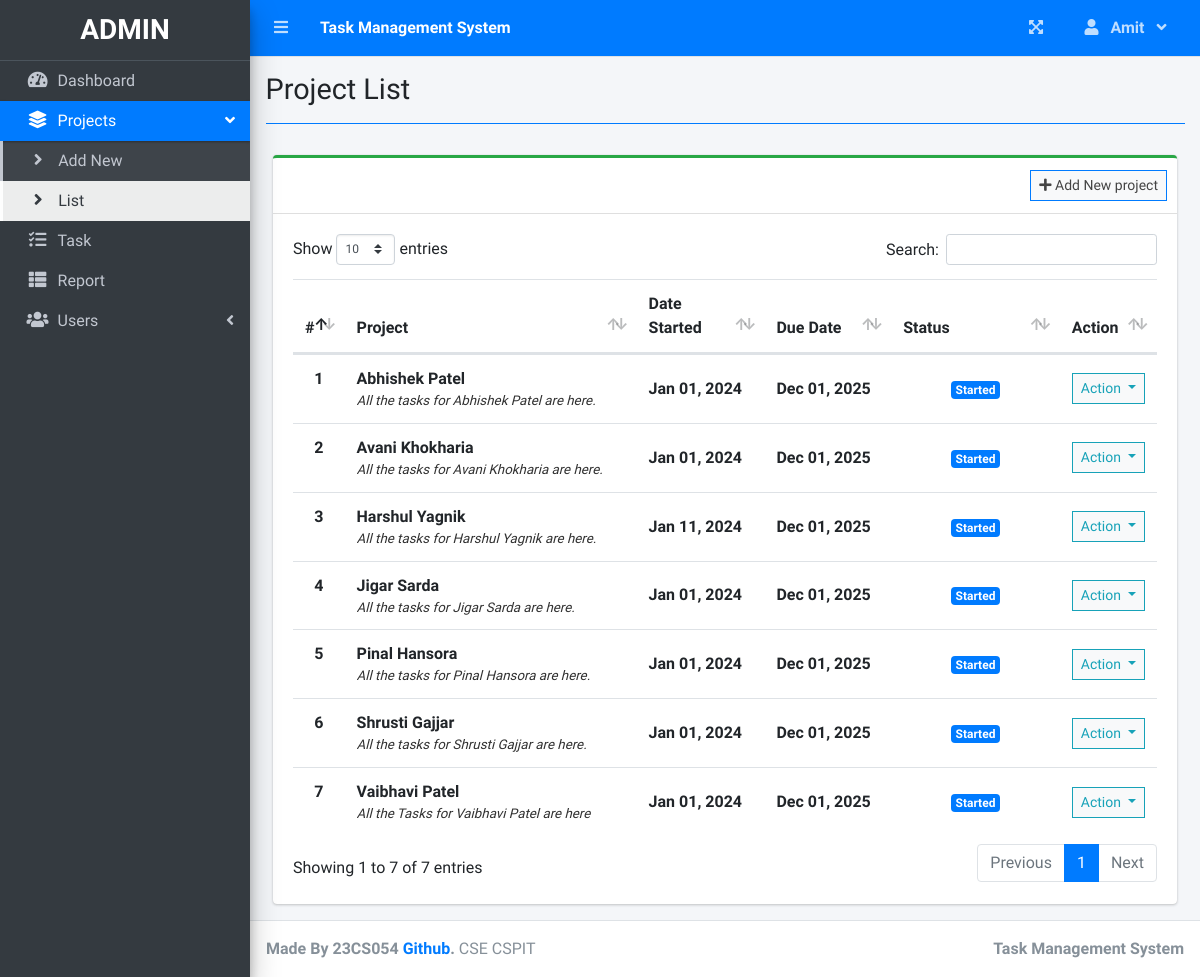
The app's page /index.php?page=project_list (signed in) with its own data.
### tables this page shows
CREATE TABLE `project_list` (
  `id` int(30) NOT NULL,
  `name` varchar(200) NOT NULL,
  `description` text NOT NULL,
  `status` tinyint(2) NOT NULL,
  `start_date` date NOT NULL,
  `end_date` date NOT NULL,
  `manager_id` int(30) NOT NULL,
  `user_ids` text NOT NULL,
  `date_created` datetime NOT NULL DEFAULT current_timestamp()
);

### project_list.php (the view, shortened to what this page needs)
<?php include'db_connect.php' ?>
<div class="col-lg-12">
	<div class="card card-outline card-success">
		<div class="card-header">
            <?php if($_SESSION['login_type'] != 3): ?>
			<div class="card-tools">
				<a class="btn btn-block btn-sm btn-default btn-flat border-primary" href="./index.php?page=new_project"><i class="fa fa-plus"></i> Add New project</a>
			</div>
            <?php endif; ?>
		</div>
		<div class="card-body">
			<table class="table tabe-hover table-condensed" id="list">
				<colgroup>
					<col width="5%">
					<col width="35%">
					<col width="15%">
					<col width="15%">
					<col width="20%">
					<col width="10%">
				</colgroup>
				<thead>
					<tr>
						<th class="text-center">#</th>
						<th>Project</th>
						<th>Date Started</th>
						<th>Due Date</th>
						<th>Status</th>
						<th>Action</th>
					</tr>
				</thead>
				<tbody>
					<?php
					$i = 1;
					$stat = array("Pending","Started","On-Progress","On-Hold","Over Due","Done");
					$where = "";
					$qry = $conn->query("SELECT * FROM project_list $where order by name asc");
					while($row= $qry->fetch_assoc()):
						$trans = get_html_translation_table(HTML_ENTITIES,ENT_QUOTES);
						unset($trans["\""], $trans["<"], $trans[">"], $trans["<h2"]);
						$desc = strtr(html_entity_decode($row['description']),$trans);
						$desc=str_replace(array("<li>","</li>"), array("",", "), $desc);
		                $cprog = $conn->query("SELECT * FROM task_list where project_id = {$row['id']} and status = 3")->num_rows;
		                $prod = $conn->query("SELECT * FROM user_productivity where project_id = {$row['id']}")->num_rows;
						if($row['status'] == 0 && strtotime(date('Y-m-d')) >= strtotime($row['start_date'])):
						if($prod  > 0  || $cprog > 0)
		                  $row['status'] = 2;
		                else
		                  $row['status'] = 1;
						elseif($row['status'] == 0 && strtotime(date('Y-m-d')) > strtotime($row['end_date'])):
						$row['status'] = 4;
						endif;
					?>
					<tr>
						<th class="text-center"><?php echo $i++ ?></th>
						<td>
							<p><b><?php echo ucwords($row['name']) ?></b></p>
							<p class="truncate"><?php echo strip_tags($desc) ?></p>
						</td>
						<td><b><?php echo date("M d, Y",strtotime($row['start_date'])) ?></b></td>
						<td><b><?php echo date("M d, Y",strtotime($row['end_date'])) ?></b></td>
						<td class="text-center">
							<?php
							  if($stat[$row['status']] =='Pending'){
							  	echo "<span class='badge badge-secondary'>{$stat[$row['status']]}</span>";
							  }elseif($stat[$row['status']] =='Started'){
							  	echo "<span class='badge badge-primary'>{$stat[$row['status']]}</span>";
							  }elseif($stat[$row['status']] =='On-Progress'){
							  	echo "<span class='badge badge-info'>{$stat[$row['status']]}</span>";
							  }elseif($stat[$row['status']] =='On-Hold'){
							  	echo "<span class='badge badge-warning'>{$stat[$row['status']]}</span>";
							  }elseif($stat[$row['status']] =='Over Due'){
							  	echo "<span class='badge badge-danger'>{$stat[$row['status']]}</span>";
							  }elseif($stat[$row['status']] =='Done'){
							  	echo "<span class='badge badge-success'>{$stat[$row['status']]}</span>";
							  }
							?>
						</td>
						<td class="text-center">
							<button type="button" class="btn btn-default btn-sm btn-flat border-info wave-effect text-info dropdown-toggle" data-toggle="dropdown" aria-expanded="true">
		                      Action
		                    </button>
						</td>
					</tr>
				<?php endwhile; ?>
				</tbody>
			</table>
		</div>
	</div>
</div>

### project_list.php (style rules this page uses)
table p { margin: unset !important; }
table td { vertical-align: middle !important }

### records on screen
project_list: name "Abhishek Patel", description "All the tasks for Abhishek Patel are here.", start_date "Jan 01, 2024", end_date "Dec 01, 2025", status "Started"
project_list: name "Avani Khokharia", description "All the tasks for Avani Khokharia are here.", start_date "Jan 01, 2024", end_date "Dec 01, 2025", status "Started"
project_list: name "Harshul Yagnik", description "All the tasks for Harshul Yagnik are here.", start_date "Jan 11, 2024", end_date "Dec 01, 2025", status "Started"
project_list: name "Jigar Sarda", description "All the tasks for Jigar Sarda are here.", start_date "Jan 01, 2024", end_date "Dec 01, 2025", status "Started"
project_list: name "Pinal Hansora", description "All the tasks for Pinal Hansora are here.", start_date "Jan 01, 2024", end_date "Dec 01, 2025", status "Started"
project_list: name "Shrusti Gajjar", description "All the tasks for Shrusti Gajjar are here.", start_date "Jan 01, 2024", end_date "Dec 01, 2025", status "Started"
project_list: name "Vaibhavi Patel", description "All the Tasks for Vaibhavi Patel are here", start_date "Jan 01, 2024", end_date "Dec 01, 2025", status "Started"

### other values on screen
$_SESSION['system']['name'] "Task Management System"
$_SESSION['login_firstname'] "Amit"
$title "Project List"
